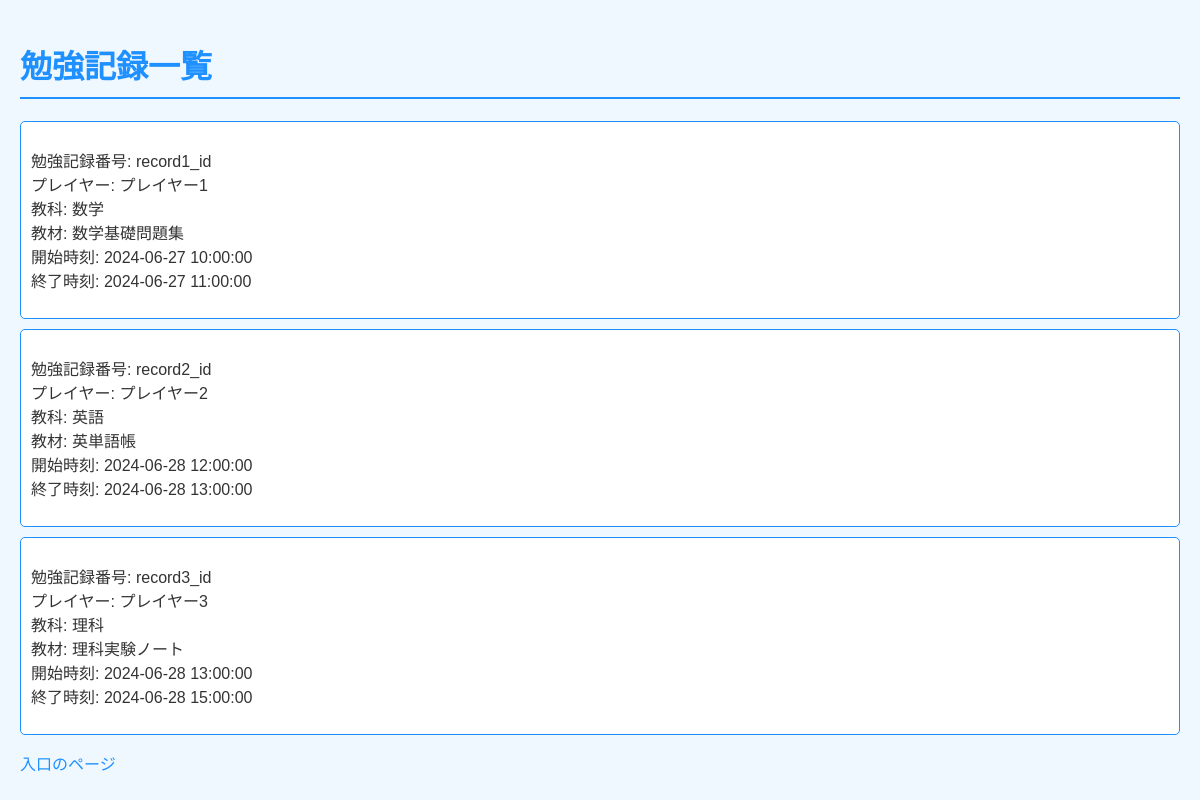
The app's page /studyrecords with its own data.
### tables this page shows
CREATE TABLE studyrecords (
	record_id VARCHAR,
	player_id VARCHAR,
	date TIMESTAMP,
	start_time TIMESTAMP,
	end_time TIMESTAMP,
	educational_material_id VARCHAR,
	FOREIGN KEY (player_id) REFERENCES players (id),
	FOREIGN KEY (educational_material_id) REFERENCES educational_materials (id)
);

CREATE TABLE players (
	id VARCHAR PRIMARY KEY,
	name VARCHAR,
	email VARCHAR,
	password VARCHAR,
	date TIMESTAMP
);

CREATE TABLE subjects (
	id VARCHAR PRIMARY KEY,
	name VARCHAR
);

CREATE TABLE educational_materials (
	id VARCHAR PRIMARY KEY,
	name VARCHAR,
	subject_id VARCHAR,
	FOREIGN KEY (subject_id) REFERENCES subjects (id)
);

### app.py (the view)
@app.route('/studyrecords')
def studyrecords() -> str:
    cur = get_db().cursor()
    e_list = cur.execute(
        """
        SELECT
            record_id,
            start_time,
            end_time,
            p.name as player_name,
            em.name as educational_material_title,
            s.name as subject_name
        FROM studyrecords sr
        join players p
            on p.id=sr.player_id
        join educational_materials em
            on em.id=sr.educational_material_id
        join subjects s
            on s.id=em.subject_id
        """
        ).fetchall()
    return render_template('studyrecords.html', e_list=e_list)

### app.py (called while the page is built)
def get_db() -> sqlite3.Connection:
    db = getattr(g, '_database', None)
    if db is None:
        db = g._database = sqlite3.connect(DATABASE)
        db.row_factory = sqlite3.Row  # カラム名でアクセスできるよう設定変更
    return db

@app.teardown_appcontext
def close_connection(exception: Optional[BaseException]) -> None:
    db = getattr(g, '_database', None)
    if db is not None:
        db.close()

### templates/studyrecords.html (shortened to what this page needs)
<!DOCTYPE html>
<html lang="ja">
  <head>
  </head>
  <body>
    <h1>勉強記録一覧</h1>
    {% for studyrecord in e_list %}
    <div class="record">
      <p>
        勉強記録番号: {{studyrecord.record_id}}<br>
        プレイヤー: {{studyrecord.player_name}}<br>
        教科: {{studyrecord.subject_name}}<br>
        教材: {{studyrecord.educational_material_title}}<br>
        開始時刻: {{studyrecord.start_time}}<br>
        終了時刻: {{studyrecord.end_time}}<br>
      </p>
    </div>
    {% endfor %}
    <p>
      <a href="{{url_for('index')}}">入口のページ</a>
    </p>
  </body>
</html>

### templates/studyrecords.html (style rules this page uses)
body { font-family: Arial, sans-serif; background-color: #f0f8ff; color: #333; margin: 0; padding: 20px; }
h1 { color: #1e90ff; border-bottom: 2px solid #1e90ff; padding-bottom: 10px; }
.record { background-color: #ffffff; border: 1px solid #1e90ff; border-radius: 5px; padding: 10px; margin-bottom: 10px; }
a { color: #1e90ff; text-decoration: none; }

### records on screen
studyrecords: record_id "record1_id", player_name "プレイヤー1", subject_name "数学", educational_material_title "数学基礎問題集", start_time "2024-06-27 10:00:00", end_time "2024-06-27 11:00:00"
studyrecords: record_id "record2_id", player_name "プレイヤー2", subject_name "英語", educational_material_title "英単語帳", start_time "2024-06-28 12:00:00", end_time "2024-06-28 13:00:00"
studyrecords: record_id "record3_id", player_name "プレイヤー3", subject_name "理科", educational_material_title "理科実験ノート", start_time "2024-06-28 13:00:00", end_time "2024-06-28 15:00:00"
